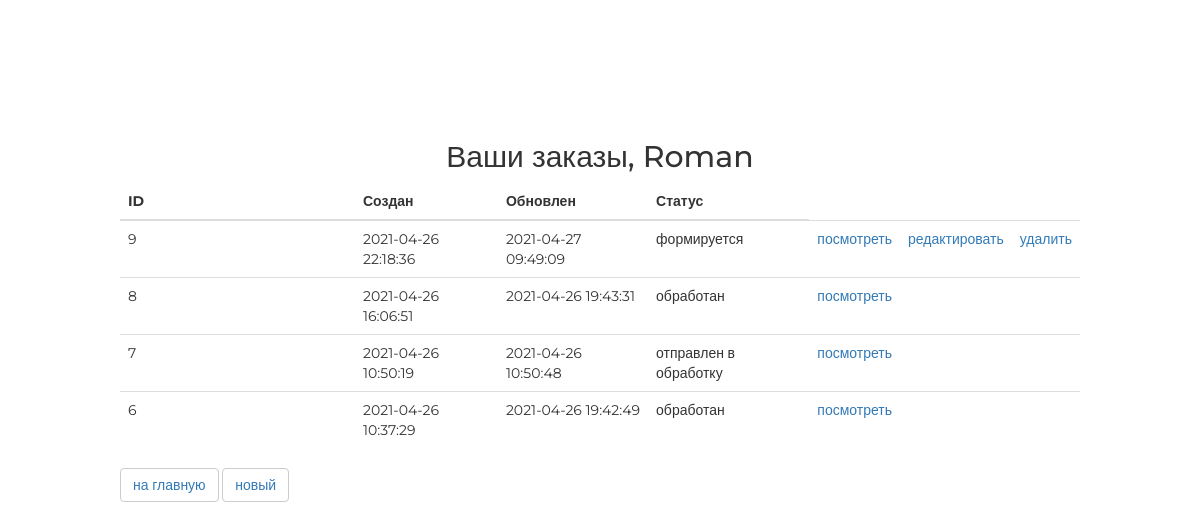
Before: /order/ (signed in) with the older database file.
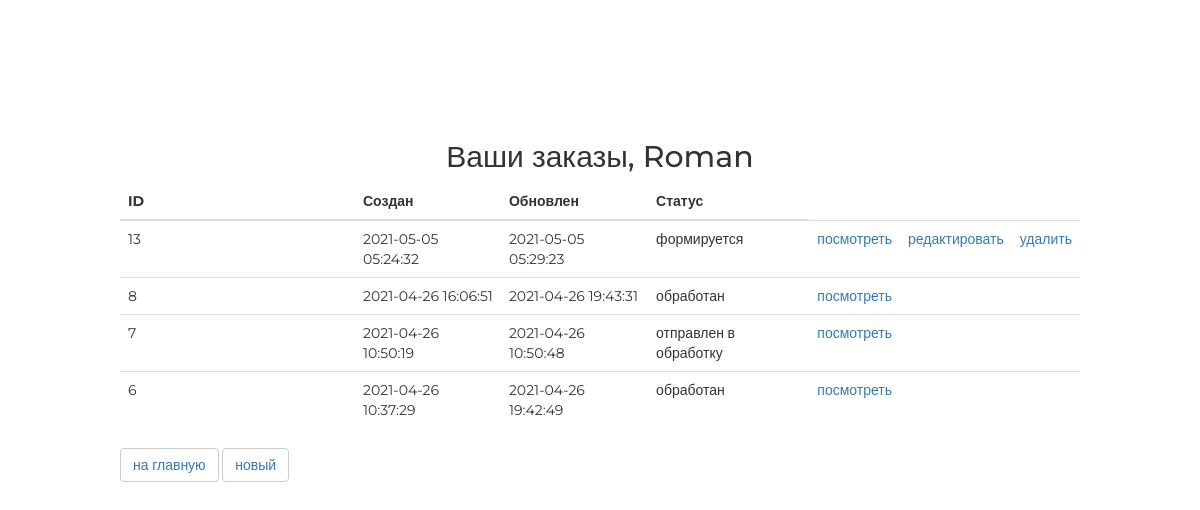
After: the same page with the newer database file.
### ordersapp/models.py (models this page shows, shortened)
class Order(models.Model):
    FORMING = 'FM'
    SENT_TO_PROCEED = 'STP'
    PROCEEDED = 'PRO'
    PAID = 'PD'
    READY = 'RDY'
    CANCEL = 'CNC'
    ORDER_STATUSES = (
        (FORMING, 'формируется'),
        (SENT_TO_PROCEED, 'отправлен в обработку'),
        (PROCEEDED, 'обработан'),
        (PAID, 'оплачен'),
        (READY, 'готов к выдаче'),
        (CANCEL, 'отменен'),
    )
    user = models.ForeignKey(settings.AUTH_USER_MODEL, on_delete=models.CASCADE)
    created = models.DateTimeField(auto_now_add=True, verbose_name='создан')
    updated = models.DateTimeField(auto_now=True, verbose_name='изменен')
    status = models.CharField(db_index=True, choices=ORDER_STATUSES, default=FORMING, verbose_name='статус', max_length=3)
    is_active = models.BooleanField(db_index=True, default=True, verbose_name='статус')
    class Meta:
        ordering = ('-created',)
        verbose_name = 'заказ'
        verbose_name_plural = 'заказы'

### ordersapp/views.py (the view)
# urls.py: path('', ordersapp.OrderList.as_view(), name='orders_list'),
class OrderList(ListView):
    model = Order
    def get_queryset(self):
        return Order.objects.filter(user=self.request.user)

### mainapp/context_processors.py (called while the page is built)
def basket(request):
    print(f'context processor basket works')
    basket = []
    if request.user.is_authenticated:
        basket = Basket.objects.filter(user=request.user).order_by('product__category').select_related()
    return {
        'basket': basket,
    }

### ordersapp/templates/ordersapp/order_list.html
{% extends 'ordersapp/base.html' %}
{% load static %}
{% block content %}
   <div class="h2 text-center head">
       Ваши заказы,
       {% if user.first_name %}
           {{ user.first_name|title}}
       {% else %}
           Пользователь
       {% endif %}
   </div>
   <table class="table orders_list">
       <thead>
         <tr>
           <th>ID</th>
           <th>Создан</th>
           <th>Обновлен</th>
           <th>Статус</th>
         </tr>
       </thead>
       <tbody>
           {% for item in object_list %}
               {% if item.is_active %}
               <tr>
                   <td class="td1 orders_list">{{ item.pk }}</td>
                   <td>{{ item.created|date:"Y-m-d H:i:s" }}</td>
                   <td>{{ item.updated|date:"Y-m-d H:i:s" }}</td>
                   <td>{{ item.get_status_display }}</td>
                   <td>
                       <a href="{% url 'ordersapp:order_read' item.pk %}">
                           посмотреть
                       </a>
                   </td>
                   <td>
                       {% if item.status == 'FM' %}
                         <a href="{% url 'ordersapp:order_update' item.pk %}">
                           редактировать
                         </a>
                       {% endif %}
                   </td>
                   <td>
                       {% if item.status == 'FM' %}
                         <a href="{% url 'ordersapp:order_delete' item.pk %}">
                             удалить
                         </a>
                       {% endif %}
                   </td>
               </tr>
               {% endif %}
           {% endfor %}
       </tbody>
   </table>
   <button class="btn btn-default btn-round">
       <a href="{% url 'main' %}">
           на главную
       </a>
   </button>
   <button class="btn btn-default btn-round">
       <a href="{% url 'ordersapp:order_create' %}">
           новый
       </a>
   </button>
{% endblock %}

Changed rows visible on the page:
no longer on this page (row edited): Order: pk "9", created "2021-04-26 22:18:36", updated "2021-04-27 09:49:09", status "формируется", shows "редактировать", shows "удалить"
added Order: pk "13", created "2021-05-05 05:24:32", updated "2021-05-05 05:29:23", status "формируется", shows "редактировать", shows "удалить"
